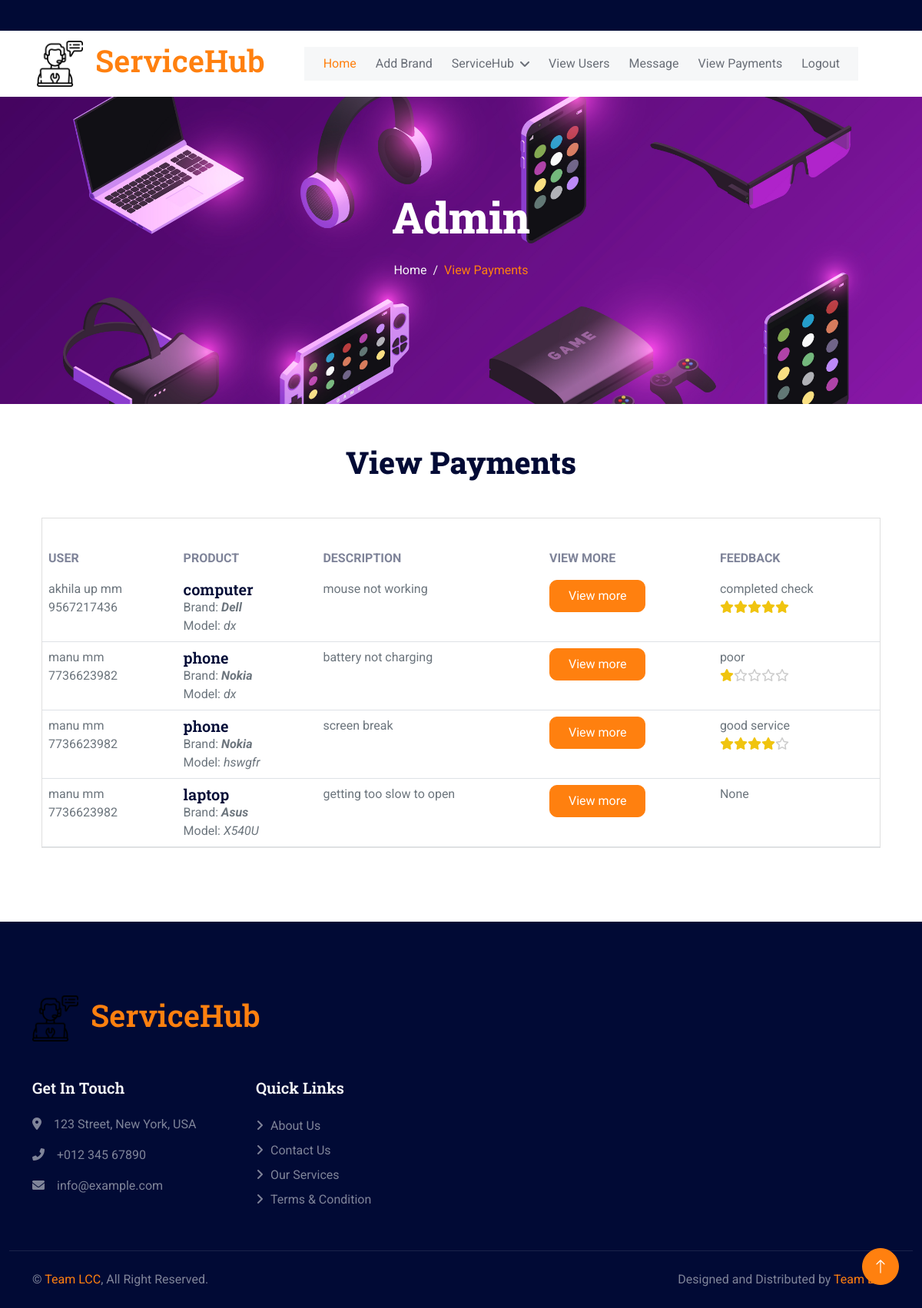
Screenshot of /admin-viewpayments/ with the database file from the repository.
### servicehub_app/models.py (models this page shows)
class Complaint(models.Model):
    hub=models.ForeignKey(ServicehubReg,on_delete=models.CASCADE)
    serviceproduct=models.ForeignKey(Serviceproducts,on_delete=models.CASCADE)
    user=models.ForeignKey(UserReg,on_delete=models.CASCADE,null=True)
    completed_on=models.DateField(null=True)
    model=models.CharField(max_length=30)
    complaint_text=models.TextField()
    booked_on=models.DateField(null=True)
    submitdate=models.DateField(null=True)
    total=models.CharField(max_length=30,null=True)
    paid_on=models.DateField(null=True)
    payment_type=models.CharField(max_length=30,null=True)
    feedback_desc=models.TextField(null=True,blank=True)
    rating=models.CharField(max_length=30,null=True,blank=True)
    payment_status=models.CharField(max_length=30,default='Unpaid')
    complaint_status=models.CharField(max_length=30,default='Pending')

class UserReg(models.Model):
    user_login=models.ForeignKey(Login,on_delete=models.CASCADE)
    first_name=models.CharField(max_length=30,null=True)
    last_name=models.CharField(max_length=30,null=True)
    user_phone=models.CharField(max_length=30,null=True)
    user_email=models.CharField(max_length=30,null=True)
    district=models.CharField(max_length=30)

class Serviceproducts(models.Model):
    hubbrands=models.ForeignKey(HubBrands,on_delete=models.CASCADE,null=True)
    productname=models.CharField(max_length=30)

class HubBrands(models.Model):
    hub=models.ForeignKey(ServicehubReg,on_delete=models.CASCADE)
    brand=models.ForeignKey(Brand,on_delete=models.CASCADE)

class Brand(models.Model):
    brandname=models.CharField(max_length=30)

### servicehub_app/views.py (the view)
# urls.py: path('admin-viewpayments/',views.admin_viewpayments),
def admin_viewpayments(request):
    complaints=Complaint.objects.filter(complaint_status='Completed',payment_status='Paid')
    return render(request,'admin/admin_viewpayments.html',{"complaints":complaints})

### templates/admin/admin_viewpayments.html (shortened to what this page needs)
{% extends 'admin/admin_dashboard.html' %}
{% block admin %}
<div class="container-fluid page-header py-5 mb-1 wow fadeIn" data-wow-delay="0.1s" style="height: 400px!important;">
    <div class="container text-center py-5">
        <h1 class="display-4 text-white animated slideInDown mb-4" >Admin</h1>
        <nav aria-label="breadcrumb animated slideInDown">
            <ol class="breadcrumb justify-content-center mb-0">
                <li class="breadcrumb-item"><a href="/admin-dashboard" >Home</a></li>
                <li class="breadcrumb-item active" aria-current="page" >View Payments</li>
            </ol>
        </nav>
    </div>
</div>
<div class="container-xxl py-5">
    <div class="container">
        <link href="https://maxcdn.bootstrapcdn.com/font-awesome/4.7.0/css/font-awesome.min.css" rel="stylesheet" />
        <link rel="stylesheet" href="https://cdnjs.cloudflare.com/ajax/libs/font-awesome/6.0.0-beta3/css/all.min.css" />
        <div class="container">
        <div class="text-center mx-auto" style="max-width: 500px;">
            <h1 class="display-6 mb-5">View Payments</h1>
        </div>
        <div class="row">
            <div class="col-md-12">
                <div class="card">
                    <div class="card-body">
                    </div>
                    <div class="table-responsive">
                        <table class="table no-wrap user-table mb-0">
                          <thead>
                            <tr>
                              <th scope="col" class="border-0 text-uppercase font-medium">User</th>
                              <th scope="col" class="border-0 text-uppercase font-medium">Product</th>
                              <th scope="col" class="border-0 text-uppercase font-medium">Description</th>
                              <th scope="col" class="border-0 text-uppercase font-medium" >View More</th>
                              <th scope="col" class="border-0 text-uppercase font-medium" >Feedback</th>
                            </tr>
                          </thead>
                          <tbody>
                            {% for complaint in complaints %}
                            <tr>
                            <td>
                                <span class="text-muted">{{complaint.user.first_name}} {{complaint.user.last_name}}</span><br>
                                <span class="text-muted">{{complaint.user.user_phone}}</span>
                            </td>
                              <td>
                                  <h5 class="font-medium mb-0">{{complaint.serviceproduct.productname}}</h5>
                                  <span class="text-muted">Brand: <b><i>{{complaint.serviceproduct.hubbrands.brand.brandname}}</i></b></span><br>
                                  <span class="text-muted">Model: <i>{{complaint.model}}</i></span>
                              </td>
                              <td>
                                  <span class="text-muted">{{complaint.complaint_text}}</span><br>
                              </td>
                            <td>
                                <span class="text-muted">
                                    <a href="/admin-viewmorecomplaintdetail?cid={{complaint.id}}" class="btn btn-primary py-2 px-4" style="border-radius: 10px;">View more</a>
                                </span>
                            </td>
                            <td>
                                {% if complaint.feedback_desc == '' %}
                                {% else %}
                                <span class="text-muted">{{complaint.feedback_desc}}</span><br>
                                <span id="ratingStars_{{ complaint.id }}" class="text-muted">
                                </span>
                                {% endif %}
                            </td>
                            </tr>
                            {% endfor %}
                          </tbody>
                        </table>
                    </div>
                </div>
            </div>
        </div>
        </div>
    </div>
</div>
{% endblock admin %}

### templates/admin/admin_dashboard.html (shortened to what this page needs)
{% load static %}
<!DOCTYPE html>
<html lang="en">
<head>
    <link href="https://cdnjs.cloudflare.com/ajax/libs/font-awesome/5.10.0/css/all.min.css" rel="stylesheet">
    <link href="https://cdn.jsdelivr.net/npm/bootstrap-icons@1.4.1/font/bootstrap-icons.css" rel="stylesheet">
    <link href="{% static 'lib/animate/animate.min.css' %}" rel="stylesheet">
    <link href="{% static 'lib/owlcarousel/assets/owl.carousel.min.css' %}" rel="stylesheet">
    <link href="{% static 'css/bootstrap.min.css' %}" rel="stylesheet">
    <link href="{% static 'css/style.css' %}" rel="stylesheet">
</head>
<body>
    <div class="container-fluid bg-dark text-white-50 py-2 px-0 d-none d-lg-block">
        <div class="row gx-0 align-items-center">
            <div class="col-lg-7 px-5 text-start">
            </div>
        </div>
    </div>
    <nav class="navbar navbar-expand-lg bg-white navbar-light sticky-top px-4 px-lg-5">
        <a href="/admin-dashboard" class="navbar-brand d-flex align-items-center">
            <h1 class="m-0" style="color: #FF800F;"><img class="img-fluid me-3" src="{% static 'img/icon/technical-support.png' %}" alt="">ServiceHub</h1>
        </a>
        <div class="collapse navbar-collapse" id="navbarCollapse">
            <div class="navbar-nav mx-auto bg-light pe-4 py-3 py-lg-0">
                <a href="/admin-dashboard" class="nav-item nav-link active">Home</a>
                <a href="/admin-addbrand" class="nav-item nav-link">Add Brand</a>
                <div class="nav-item dropdown">
                    <a href="#" class="nav-link dropdown-toggle" data-bs-toggle="dropdown">ServiceHub</a>
                </div>
                <a href="/admin-viewusers" class="nav-item nav-link">View Users</a>
                <a href="/admin-message" class="nav-item nav-link">Message</a>
                <a href="/admin-viewpayments" class="nav-item nav-link">View Payments</a>
                <a href="/users-login" class="nav-item nav-link">Logout</a>
            </div>
        </div>
    </nav>
    {% block admin %}{% endblock admin %}
    <div class="container-fluid bg-dark footer mt-5 pt-5 wow fadeIn" data-wow-delay="0.1s">
        <div class="container py-5">
            <div class="row g-5">
                <div class="col-md-6">
                    <h1 class="m-0" style="color: #FF800F;"><img class="img-fluid me-3" src="{% static 'img/icon/technical-support.png' %}" alt="" style="max-height: 60px;max-width: 100%;height: auto;">ServiceHub</h1>
                </div>
                <div class="col-md-6">
                </div>
                <div class="col-lg-3 col-md-6">
                    <h5 class="text-light mb-4">Get In Touch</h5>
                    <p><i class="fa fa-map-marker-alt me-3"></i>123 Street, New York, USA</p>
                    <p><i class="fa fa-phone-alt me-3"></i>+012 345 67890</p>
                    <p><i class="fa fa-envelope me-3"></i>info@example.com</p>
                </div>
                <div class="col-lg-3 col-md-6">
                    <h5 class="text-light mb-4">Quick Links</h5>
                    <a class="btn btn-link" href="">About Us</a>
                    <a class="btn btn-link" href="">Contact Us</a>
                    <a class="btn btn-link" href="">Our Services</a>
                    <a class="btn btn-link" href="">Terms & Condition</a>
                </div>
            </div>
        </div>
        <div class="container-fluid copyright">
            <div class="container">
                <div class="row">
                    <div class="col-md-6 text-center text-md-start mb-3 mb-md-0">
                        &copy; <a href="#">Team LCC</a>, All Right Reserved.
                    </div>
                    <div class="col-md-6 text-center text-md-end">
                        Designed and  Distributed by <a href="#">Team LCC</a>
                    </div>
                </div>
            </div>
        </div>
    </div>
    <a href="#" class="btn btn-lg btn-primary btn-lg-square rounded-circle back-to-top"><i class="bi bi-arrow-up"></i></a>
</body>
</html>

### static/css/style.css (style rules this page uses)
:root { --primary: #FF800F; --secondary: #001064; --light: #F6F7F8; --dark: #010A35; }
.back-to-top { position: fixed; display: none; right: 30px; bottom: 30px; z-index: 99; }
.btn { transition: .5s; }
.btn.btn-primary, .btn.btn-outline-primary:hover, .btn.btn-secondary, .btn.btn-outline-secondary:hover { color: #FFFFFF; }
.btn-lg-square { width: 48px; height: 48px; }
.btn-square, .btn-sm-square, .btn-lg-square { padding: 0; display: flex; align-items: center; justify-content: center; font-weight: normal; }
.navbar.sticky-top { top: -100px; transition: .5s; }
.navbar .navbar-brand img { max-height: 60px; }
.navbar .navbar-nav .nav-link { margin-left: 25px; padding: 10px 0; color: #696E77; font-weight: 400; outline: none; }
.navbar .navbar-nav .nav-link:hover, .navbar .navbar-nav .nav-link.active { color: var(--primary); }
.navbar .dropdown-toggle::after { border: none; content: "\f107"; font-family: "Font Awesome 5 Free"; font-weight: 900; vertical-align: middle; margin-left: 8px; }
.page-header { background: linear-gradient(rgba(1, 10, 53, 0), rgba(1, 10, 53, 0)), url(../img/c-1.jpg) center center no-repeat; background-size: cover; background-position: center center; padding-top: 6.25% !important; }
.page-header .breadcrumb-item a, .page-header .breadcrumb-item+.breadcrumb-item::before { color: var(--light); }
.page-header .breadcrumb-item a:hover, .page-header .breadcrumb-item.active { color: var(--primary); }
.footer { color: #7F8499; }
.footer .btn.btn-link { display: block; margin-bottom: 5px; padding: 0; text-align: left; color: #7F8499; font-weight: normal; text-transform: capitalize; transition: .3s; }
.footer .btn.btn-link::before { position: relative; content: "\f105"; font-family: "Font Awesome 5 Free"; font-weight: 900; color: #7F8499; margin-right: 10px; }
.footer .copyright { padding: 25px 0; border-top: 1px solid rgba(256, 256, 256, .1); }
.footer .copyright a { color: var(--primary); }

### rows the page displays
Complaint: user.first_name "akhila up", user.last_name "mm", user.user_phone "9567217436", serviceproduct.productname "computer", serviceproduct.hubbrands.brand.brandname "Dell", model "dx", complaint_text "mouse not working", feedback_desc "completed check"
Complaint: user.first_name "manu", user.last_name "mm", user.user_phone "7736623982", serviceproduct.productname "phone", serviceproduct.hubbrands.brand.brandname "Nokia", model "dx", complaint_text "battery not charging", feedback_desc "poor"
Complaint: user.first_name "manu", user.last_name "mm", user.user_phone "7736623982", serviceproduct.productname "phone", serviceproduct.hubbrands.brand.brandname "Nokia", model "hswgfr", complaint_text "screen break", feedback_desc "good service"
Complaint: user.first_name "manu", user.last_name "mm", user.user_phone "7736623982", serviceproduct.productname "laptop", serviceproduct.hubbrands.brand.brandname "Asus", model "X540U", complaint_text "getting too slow to open", feedback_desc "None"
